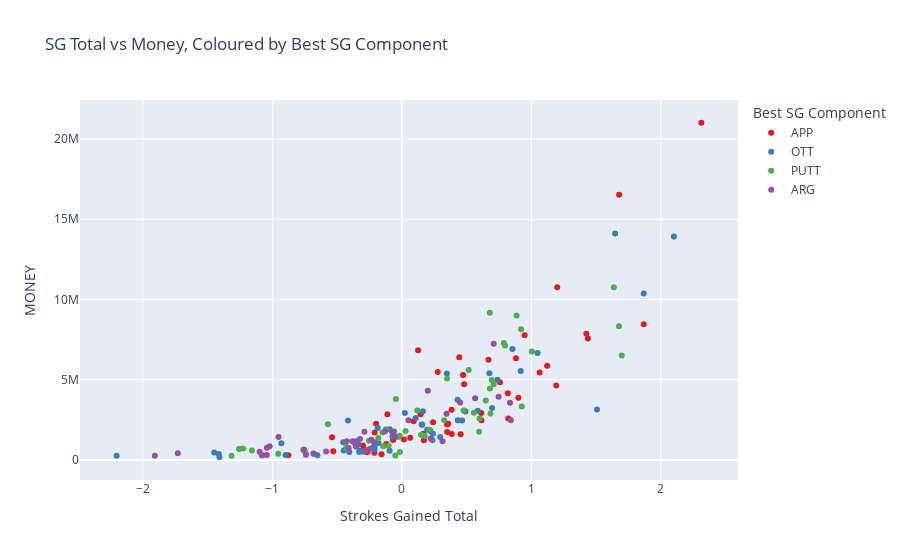

Notebook code for this chart:
### Markdown cell above
I can see among the top golfers that approach play and off the tee make up the biggest proportion of their strokes gained.
Among the lowest players on the money list, there seems to be less of a trend as to which component is most proportionate.

### Code cell
#Plot of SG OTT vs Money with colour represtning best SG area


sg_components = ['OTT', 'APP', 'ARG', 'PUTT']
sg_df['Best SG Component'] = sg_df[sg_components].idxmax(axis=1)
sg_df

fig = px.scatter(sg_df, x="TOTAL", y="MONEY", color="Best SG Component",
                 color_discrete_sequence=px.colors.qualitative.Set1, # Optional: Use a specific color sequence
                 title="SG Total vs Money, Coloured by Best SG Component")
fig.update_xaxes(title_text="Strokes Gained Total")

# Show the figure
fig.show()
